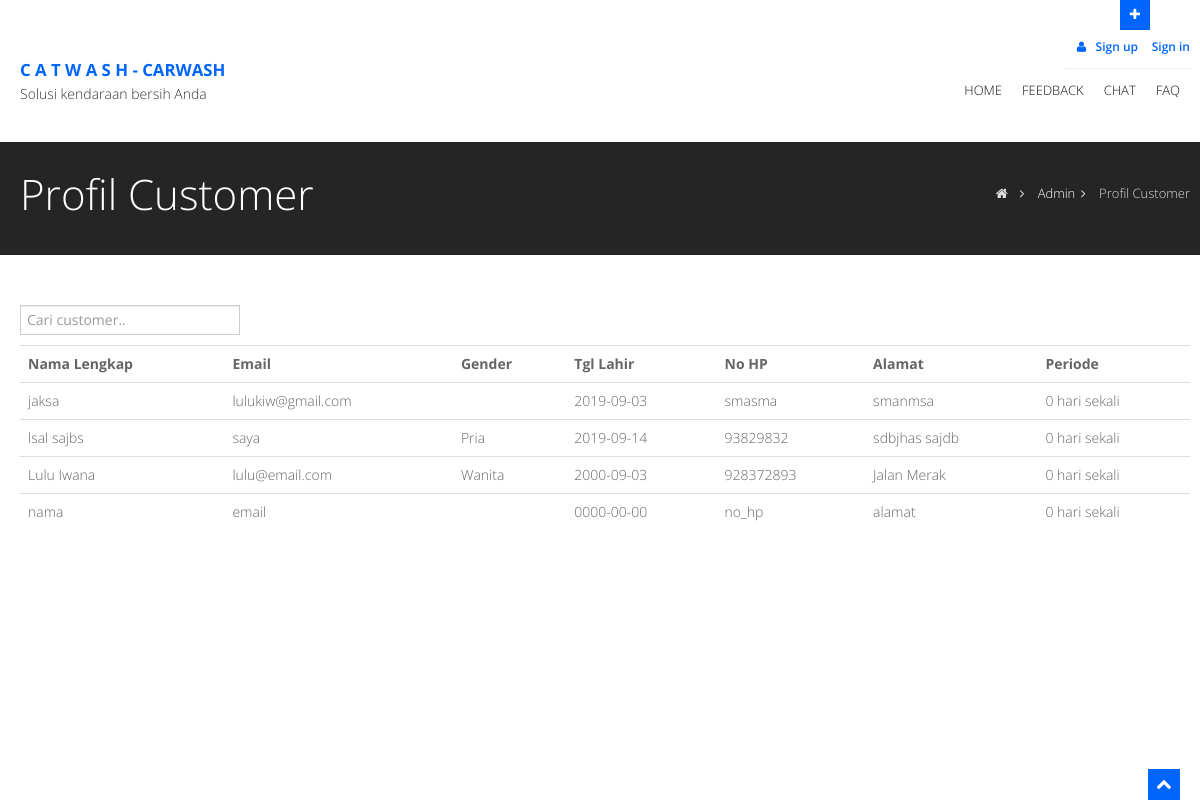
The app's page /index.php/home/profil with its own data.
### tables this page shows
CREATE TABLE `customer` (
  `email` varchar(100) NOT NULL,
  `password` varchar(20) NOT NULL,
  `nama` varchar(100) NOT NULL,
  `alamat` text NOT NULL,
  `gender` enum('Pria','Wanita') NOT NULL,
  `tanggal_lahir` date NOT NULL,
  `no_hp` varchar(15) NOT NULL,
  `periode` int(5) NOT NULL DEFAULT '0'
);

### application/controllers/Home.php (called while the page is built, shortened)
<?php
class Home extends CI_Controller {
	public function profil()
	{
	if($this->session->userdata('email_sesi')=="adminku"){
		$this->load->view('headeradmin');
	}
	else{
		$this->load->view('header');
	}
	$this->load->view('profil');
	}
}

### index.php (called while the page is built, shortened)
<?php
require_once BASEPATH.'core/CodeIgniter.php';

### application/views/profil.php (the view, shortened to what this page needs)
<section id="inner-headline">
      <div class="container">
        <div class="row">
          <div class="span4">
            <div class="inner-heading">
              <h2>Profil Customer</h2>
            </div>
          </div>
          <div class="span8">
            <ul class="breadcrumb">
              <li><a href="#"><i class="icon-home"></i></a><i class="icon-angle-right"></i></li>
              <li><a href="#">Admin</a><i class="icon-angle-right"></i></li>
              <li class="active">Profil Customer</li>
            </ul>
          </div>
        </div>
      </div>
    </section>
    <section id="content">
      <div class="container">
        <div class="row">
          <div class="span12">
		  <input type="text" id="myInput" onkeyup="myFunction()" placeholder="Cari customer..">
				<table id="myTable"  border="0" cellspacing="0" cellpadding="0" width="100%" class="table table-hover">
					<tr align="left" valign="top">
						<th>Nama Lengkap</th>
						<th>Email</th>
						<th>Gender</th>
						<th>Tgl Lahir</th>
						<th>No HP</th>
						<th>Alamat</th>
						<th>Periode</th>
					</tr>
					<?php
					$query = $this->db->query("SELECT * FROM customer where email<>'adminku' order by nama asc");
					foreach($query->result() as $row){
					?>
						<tr align="left" valign="top">
						<td><?php echo $row->nama?></td>
						<td><?php echo $row->email?></td>
						<td><?php echo $row->gender?></td>
						<td><?php echo $row->tanggal_lahir?></td>
						<td><?php echo $row->no_hp?></td>
						<td><?php echo $row->alamat?></td>
						<td><?php echo $row->periode?> hari sekali</td>
						</tr>
					<?php }?>
				</table>
			</div>
		</div>
	</div>
	</section>

### assets/css/style.css (style rules this page uses)
body { font-family: 'Open Sans', Arial, sans-serif; font-size: 14px; font-weight: 300; line-height: 1.6em; color: #656565; }
.container { padding: 0 20px 0 20px; position: relative; }
.row, .row-fluid { margin-bottom: 30px; }
#content { position: relative; background: #fff; padding: 50px 0 0 0; }
#inner-headline { background: #252525; position: relative; margin: 0; padding: 0; color: #fefefe; }
#inner-headline .inner-heading h2 { color: #fff; margin: 20px 0 0 0; }
#inner-headline ul.breadcrumb { margin: 30px 0 0; float: right; }
#inner-headline ul.breadcrumb li { margin-bottom: 0; padding-bottom: 0; }
#inner-headline ul.breadcrumb li { font-size: 13px; color: #ddd; }
#inner-headline ul.breadcrumb li i { color: #dedede; }
#inner-headline ul.breadcrumb li a { color: #fff; }

### assets/skins/default.css (style rules this page uses)
a, a:hover,a:focus,a:active, footer a.text-link:hover, strike, footer ul.link-list li a:hover, .post-meta span a:hover, footer a.text-link, ul.meta-post li a:hover, ul.cat li a:hover, ul.recent li h6 a:hover, ul.portfolio-categ li.active a, ul.portfolio-categ li.active a:hover, ul.portfolio-categ li a:hover,ul.related-post li h4 a:hover, span.highlight,article .post-heading h3 a:hover, .navbar .nav > .active > a,.navbar .nav > .active > a:hover,.navbar .nav > li > a:hover,.navbar .nav > li > a:focus,.navbar .nav > .active > a:focus, .validation { color:#F03C02; }

### assets/css/overwrite.css (style rules this page uses)
h1, h2, h3, h4, h5, h6 { font-family: 'Open Sans', sans-serif; color:#353535; font-weight:300; line-height:1.5em; margin-top:0; }
h2 { font-size:42px; margin-bottom:22px; }
label, input, button, select, textarea { font-size: 13px; font-weight: normal; }
input, button, select, textarea { font-family:'Open Sans', Arial, sans-serif; font-size: 13px; }
select, textarea, input[type="text"], input[type="password"], input[type="datetime"], input[type="datetime-local"], input[type="date"], input[type="month"], input[type="time"], input[type="week"], input[type="number"], input[type="email"], input[type="url"], input[type="search"], input[type="tel"], input[type="color"], .uneditable-input { -webkit-border-radius: 0; -moz-border-radius: 0; border-radius: 0; }
ul, ol { padding: 0; margin: 0 0 10px 25px; }
li { line-height: 1.6em; }
.breadcrumb { float:left; padding:10px 0 10px 0; margin:0; list-style: none; background: none; -webkit-border-radius: 0; -moz-border-radius: 0; border-radius: 0; }
.breadcrumb > li { display: inline-block; *display: inline; text-shadow: none; font-size:12px; *zoom: 1; margin:0; }
.breadcrumb > .active { color: #797979; }

### application/views/header.php (style rules this page uses)
a, a:hover, a:focus, a:active, footer a.text-link:hover, strike, footer ul.link-list li a:hover, .post-meta span a:hover, footer a.text-link, ul.meta-post li a:hover, ul.cat li a:hover, ul.recent li h6 a:hover, ul.portfolio-categ li.active a, ul.portfolio-categ li.active a:hover, ul.portfolio-categ li a:hover, ul.related-post li h4 a:hover, span.highlight, article .post-heading h3 a:hover, .navbar .nav > .active > a, .navbar .nav > .active > a:hover, .navbar .nav > li > a:hover, .navbar .nav > li > a:focus, .navbar .nav > .active > a:focus, .validation { color: #0066FB; }

### records on screen
customer: nama "jaksa", email "lulukiw@gmail.com", tanggal_lahir "2019-09-03", no_hp "smasma", alamat "smanmsa", periode "0"
customer: nama "lsal sajbs", email "saya", gender "Pria", tanggal_lahir "2019-09-14", no_hp "93829832", alamat "sdbjhas sajdb", periode "0"
customer: nama "Lulu Iwana", email "lulu@email.com", gender "Wanita", tanggal_lahir "2000-09-03", no_hp "928372893", alamat "Jalan Merak", periode "0"
customer: nama "nama", email "email", tanggal_lahir "0000-00-00", no_hp "no_hp", alamat "alamat", periode "0"
